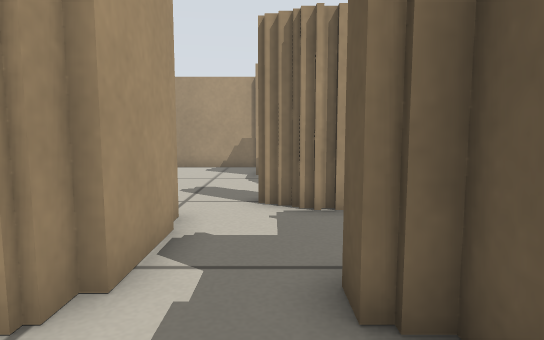
View 1 (above)

17 first-person views from a walk through a robot-simulator world made for Stage. The camera is 0.39 m above the floor, tilts 6° down and sees 75° across. Floor lines are 1 m apart. The floor is counted in squares, 0.25 m on a side. Each view is taken from the middle of a square. On the plan, view 1 faces up. The plan holds only what a view shows up to about 16 squares ahead; the rest is blank. The place goes on beyond the plan. The robots in the file are not drawn.

View 2
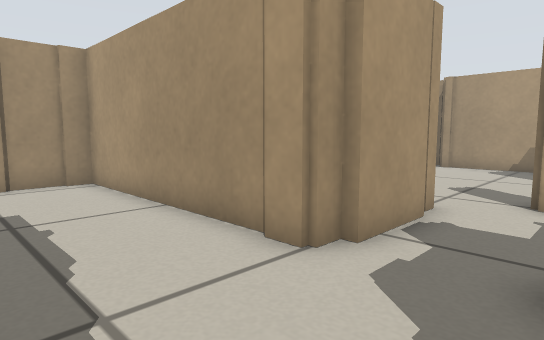

View 3
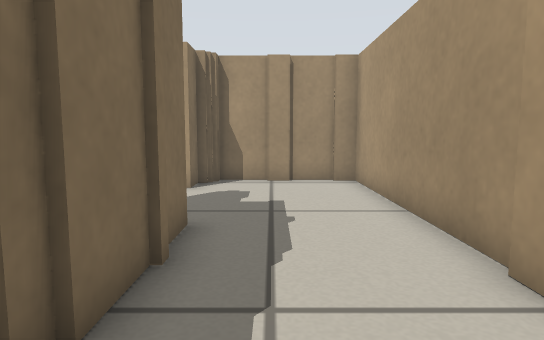

View 4
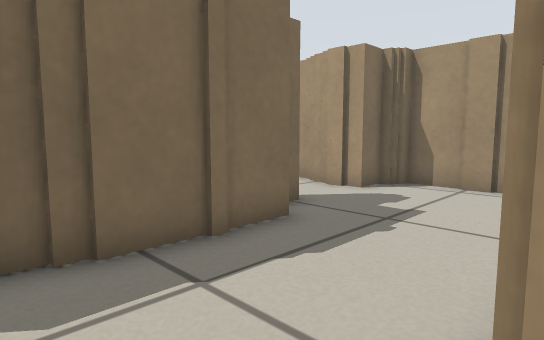

View 5
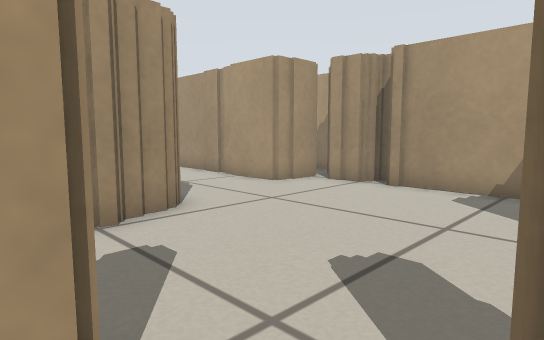

View 6
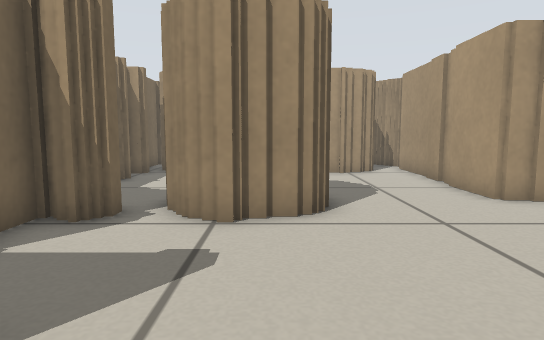

View 7
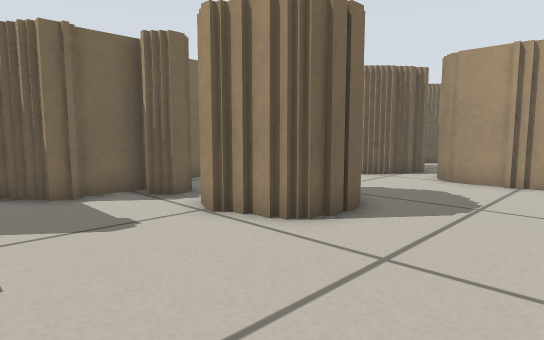

View 8
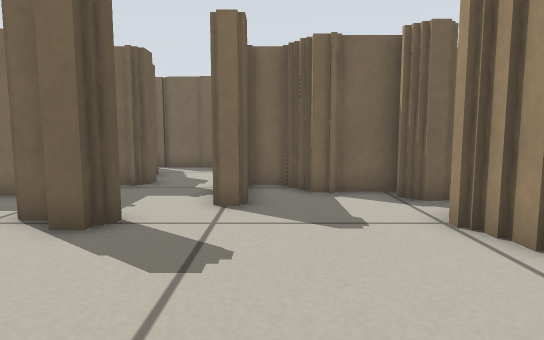

View 9
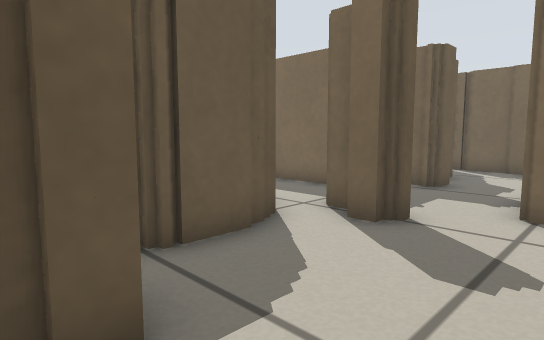

View 10
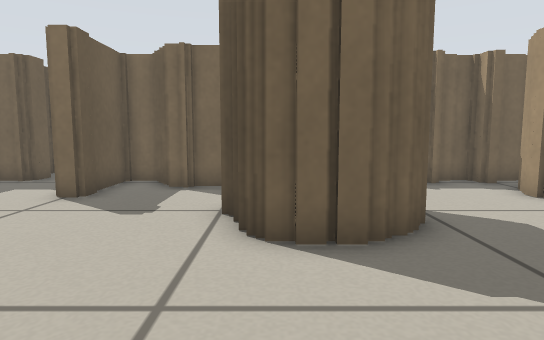

View 11
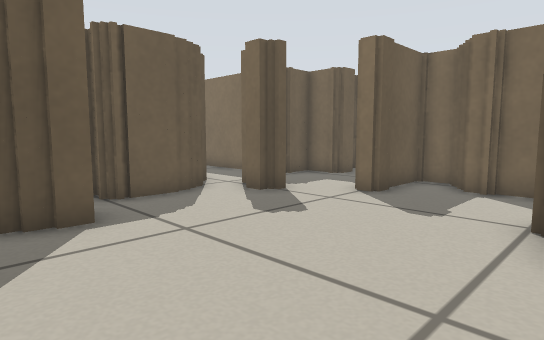

View 12
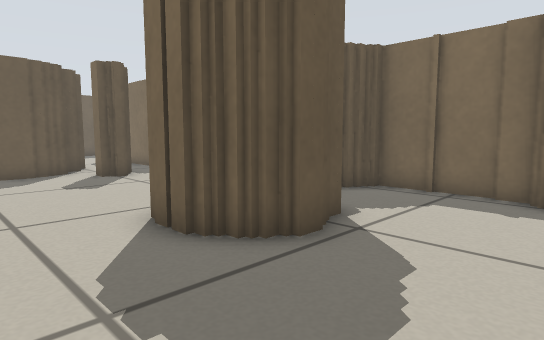

View 13
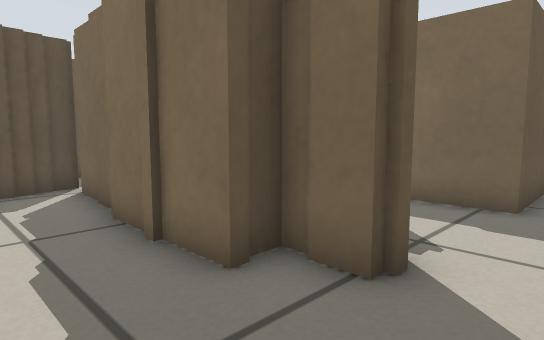

View 14
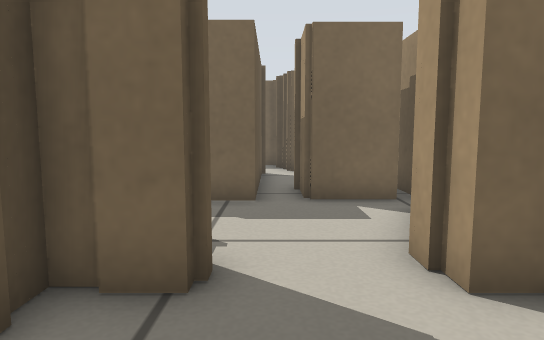

View 15
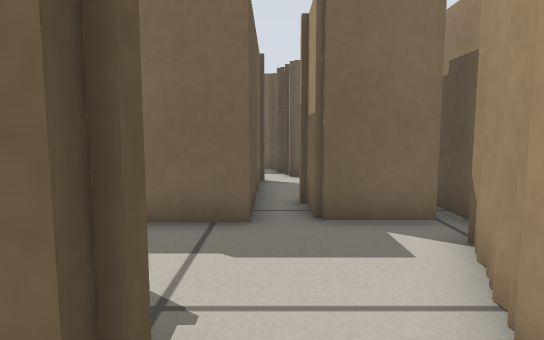

View 16
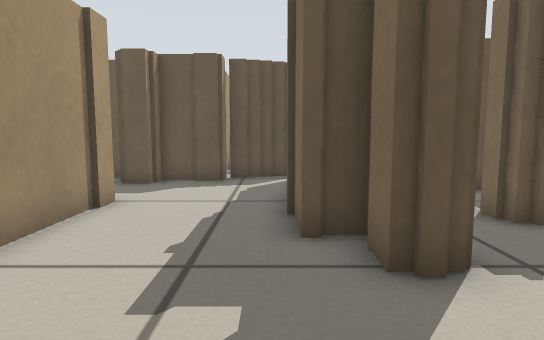

View 17
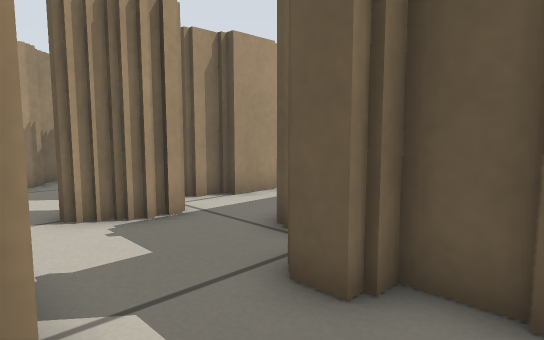

### Floor plan
Key: @ floor where view 1 was taken; # wall or solid block; . floor; T thing the floor can be seen under or through.
Columns run from 15 left of view 1 to 6 right of it. Each row starts with its distance up from view 1.
 16        ########
 15  ##    #.......
 14  # #####.......##
 13  #.............##
 12  #..............##
 11  #..............##
 10 ##....###.......#T
  9 #.....####.......TT
  8 #.....# ##.....TTTTT#
  7 ##....###......TTT...
  6  #......##...#........
  5  #......####.#...#####
  4  #.#  .#######..##
  3  #############..##
  2     # ..........##
  1     #...........##
  0     #..........@.#
 -1     #.....####...#
 -2     ###..#########
 -3       #..##
 -4       #.....
 -5      ##....##
 -6      #.....#
 -7     ########

Positions as (right, up) in squares from view 1, and headings:
1: (0, 0), facing up
2: (1, -1), facing up-left
3: (1, 0), facing left
4: (0, 3), facing down-left
5: (0, 6), facing up-left
6: (0, 9), facing left
7: (-2, 14), facing down-left
8: (-3, 14), facing down
9: (-3, 14), facing down-right
10: (-7, 15), facing down
11: (-7, 15), facing down-right
12: (-13, 13), facing down-right
13: (-8, 1), facing down-right
14: (-7, 1), facing down
15: (-7, -1), facing down
16: (-10, -1), facing right
17: (-2, 1), facing up-right
